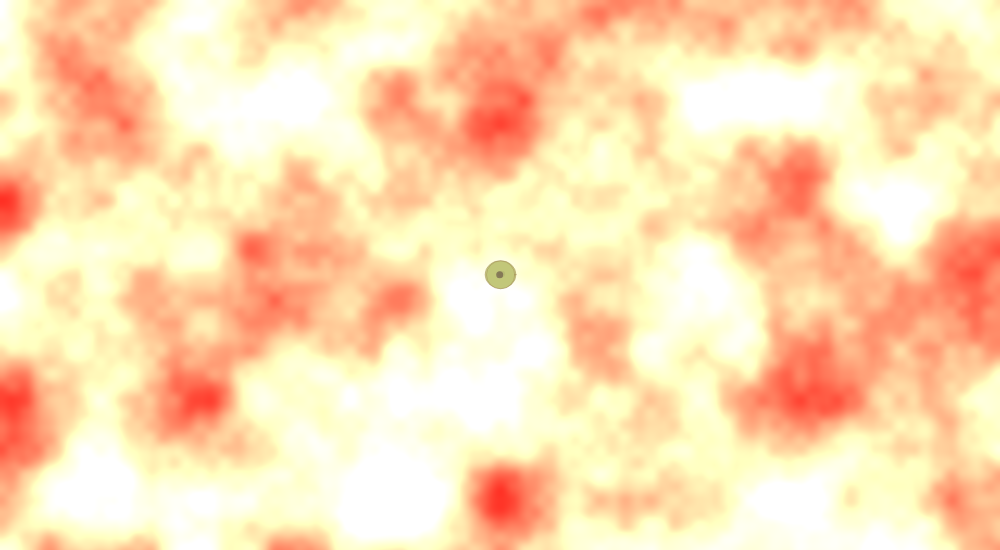
Frame 1 (no input)
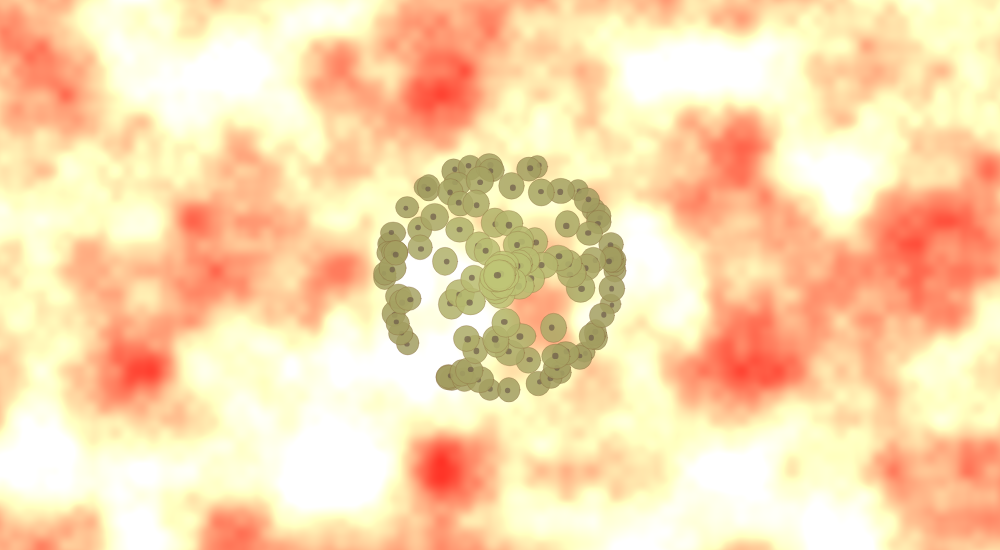
Frame 60 (no input)
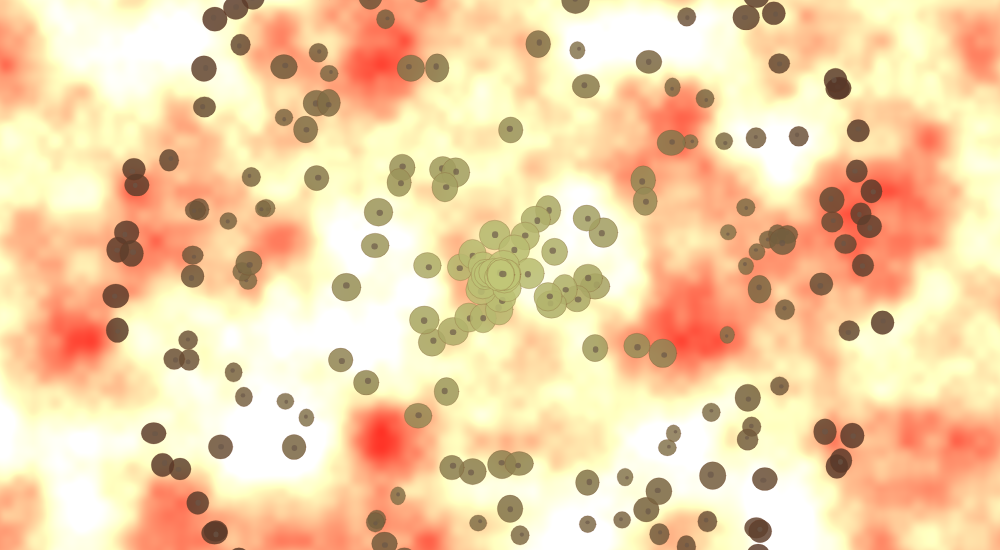
Frame 120 (the mouse pressed at the canvas centre since frame 60)

The p5.js sketch that drew these frames (run headless with seeded random() and noise() and a simulated clock; from frame 60 on, the mouse is pressed at the canvas centre):

// p5.js sketch
// ── sketch.js
//Name: Metastasis
//Date: 15 January 2023

//Author: Jing Zhou

//Caution for intensive phobics

//Acknowledgements:

//The Coding Train (2016) Coding Challenge #6: Mitosis Simulation with p5.js. 27 April. Available at: https://www.youtube.com/watch?v=jxGS3fKPKJA&t=712s (Accessed: 21st December 2022)

//Colorful Coding (2021) 3D particle explosions in p5.js | Coding Project #10. 19 January. Available at: https://www.youtube.com/watch?v=MceZFeV2jhE&t=5s (Accessed: 4 January 2023) 

//-----------------------------
//Spreading cells part
class Cell {
  constructor() {
    this.pos = createVector(width / 2, height / 2);
    this.vel = createVector(0, 0);

    this.acc = p5.Vector.random2D().normalize();

    //color
    this.r = map(dist(this.pos.x, this.pos.y, width / 2, height / 2), 0, width / 2, 192, 59);
    this.g = map(dist(this.pos.x, this.pos.y, width / 2, height / 2), 0, width / 2, 198, 15);
    this.b = map(dist(this.pos.x, this.pos.y, width / 2, height / 2), 0, width / 2, 119, 18);
    
    this.alpha = 220;

    this.radius = 30;
  }

  update() {
    //let it spread around, and changed speed
    var m = map(sin(frameCount), -1, 1, 0.4, 0.9);
    this.acc.mult(m);

    this.vel.add(this.acc);
    this.pos.add(this.vel);

    //update color
    this.r = map(dist(this.pos.x, this.pos.y, width / 2, height / 2), 0, width / 2, 192, 59);
    this.g = map(dist(this.pos.x, this.pos.y, width / 2, height / 2), 0, width / 2, 198, 15);
    this.b = map(dist(this.pos.x, this.pos.y, width / 2, height / 2), 0, width / 2, 119, 18);
    
    this.alpha -= 0.1;

    var r = map(dist(this.pos.x, this.pos.y, width / 2, height / 2), 0, width / 2, 0.15, 0.0);
    this.radius -= r;
  }

  display() {
    push();

    //the outer ellipse(Cell)
    stroke(119, 59, 33, map(this.alpha, 220, 0, 50, 0));
    fill(this.r, this.g, this.b, this.alpha);
    
    ellipse(this.pos.x, this.pos.y, float(random(this.radius * 0.9, this.radius * 1.1)), float(random(this.radius * 0.9, this.radius * 1.1))); 
    //use random value to make them look like moving themselves, like growing

    //The ellipse inside (Cell nucleus)
    noStroke();
    fill(105, 86, 72, this.alpha - 50);
    
    ellipse(this.pos.x + random(-2, 2), this.pos.y + random(-2, 2), float(random(this.radius * 0.2, this.radius * 0.25)), float(random(this.radius * 0.2, this.radius * 0.25)));

    pop();
  }
}

var cells = [];
var start = 0;
var inc = 0.01;

function setup() {
  createCanvas(1000,550);
  angleMode(DEGREES);

  //pixelDensity for background
  pixelDensity(1);
}

function draw() {
  //this background color can make the gaps between each rectange on the background look not that obviously
  background(120,55,35);

  noiseBackground();
  
  //set the number of new Cell create each frame
  for (var i = 0; i < 2; i++) {
    c = new Cell();
    cells.push(c);
  }

  for (var j = 0; j < cells.length; j++) {
    if (cells[j].alpha > 0) {
      cells[j].update();
      cells[j].display();
    } else {
      cells.splice(j, 1);
    }
  }
}

//Make it more like inside the body
function noiseBackground() {
  var xoff = 0;
  
  loadPixels();
  
  for(var x = 0;x < width; x++){
    var yoff = 0;
    for (var y  =0; y < height; y++){
      var index = (x + y * width) * 4
      var h = noise(xoff + start, yoff + start * 0.5) * 255;
      
      pixels[index+0] = 25 * h;
      pixels[index+1] = 2 * h;
      pixels[index+2] = 1.5 * h;
      pixels[index+3] = 255;

      yoff += inc;
    }
    xoff += inc;
  }
  start += 0.01;
  
  updatePixels();
}
